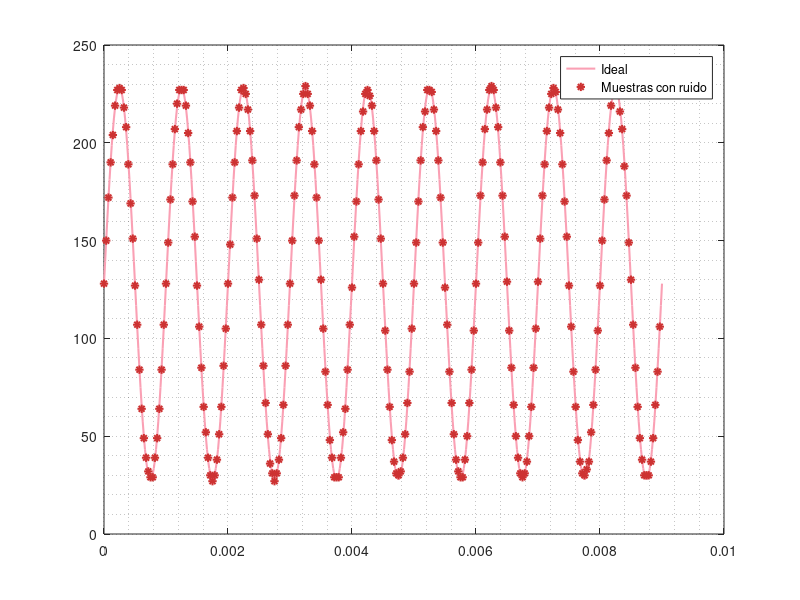

Write MATLAB code to recreate this figure.
close all;
clear all;
clc;

pinky  = [250, 160, 180]/255;
blue   = [ 50,  50, 205]/255;
red    = [205,  50,  50]/255;

%|//////////////////////////////////////|\\\\\\\\\\\\\\\\\\\\\\\\\\\\\\\\\\\\\|%
%|/////////////////////////////| Configuraciones |\\\\\\\\\\\\\\\\\\\\\\\\\\\\|%
%|//////////////////////////////////////|\\\\\\\\\\\\\\\\\\\\\\\\\\\\\\\\\\\\\|%
N_PERIODS_TO_SAMPLE = 9;
SAMPLES_PER_PERIOD = 28;
SAMPLES_TABLE_LEN = N_PERIODS_TO_SAMPLE * SAMPLES_PER_PERIOD;
b = 8;           # bits de trabajo

f = 1e3;         # frecuencia de la onda: 1 kHz
T = 1/f;         # período de la onda
A = 100;         # amplitud de la onda
Nl = 2;          # nivel de ruido, valor pico
off = 128;       # nivel de offset

Ts = T/SAMPLES_PER_PERIOD; # período de muestreo
fs = 1/Ts;                 # frecuencia de muestreo


%||||||||||||||||||||||||||||||||||||||||||||||||||||||||||||||||||||||||||||||%
%|||||||||||||||||||||||||||||||| Procesamiento |||||||||||||||||||||||||||||||%
%||||||||||||||||||||||||||||||||||||||||||||||||||||||||||||||||||||||||||||||%

%------------------------------------ Ideal -----------------------------------%
t0 = 0:Ts/2:N_PERIODS_TO_SAMPLE*T;
y0 = off + A*sin(2*pi*f*t0);

%---------------------------------- Muestras ----------------------------------%
t = 0:Ts:N_PERIODS_TO_SAMPLE*T-Ts;
n = numel(t);
y = round(off+ A*sin(2*pi*f*t) + 2*Nl*rand(1, n)-Nl);


%|//////////////////////////////////////|\\\\\\\\\\\\\\\\\\\\\\\\\\\\\\\\\\\\\|%
%|/////////////////////////////////| Gráfico |\\\\\\\\\\\\\\\\\\\\\\\\\\\\\\\\|%
%|//////////////////////////////////////|\\\\\\\\\\\\\\\\\\\\\\\\\\\\\\\\\\\\\|%
plot(t0, y0, 'linewidth', 1.5, 'color', pinky, '-;Ideal;');
hold on;
plot(t, y, 'linewidth', 1.5, 'color', red, '*;Muestras con ruido;');
grid minor;

%|//////////////////////////////////////|\\\\\\\\\\\\\\\\\\\\\\\\\\\\\\\\\\\\\|%
%|/////////////////////////////| Salida de tabla |\\\\\\\\\\\\\\\\\\\\\\\\\\\\|%
%|//////////////////////////////////////|\\\\\\\\\\\\\\\\\\\\\\\\\\\\\\\\\\\\\|%
c = 12; # cantidad de valores por línea
printf('%d valores (%d por línea):\n', n, c);
for k = 1:n
    if (rem(k-1, c) == 0)
        printf('    .db ')
    endif

    x = y(k);
    if (x < 0)
        x = bitcmp(-x, b) + 1; # complemento a 2 en 8 bits
    endif
    printf("0x%02X", x)

    if (rem(k-1, c) == c-1 || k == n)
        printf('\n')
    else
        printf(', ')
    endif
endfor
printf('\n');
